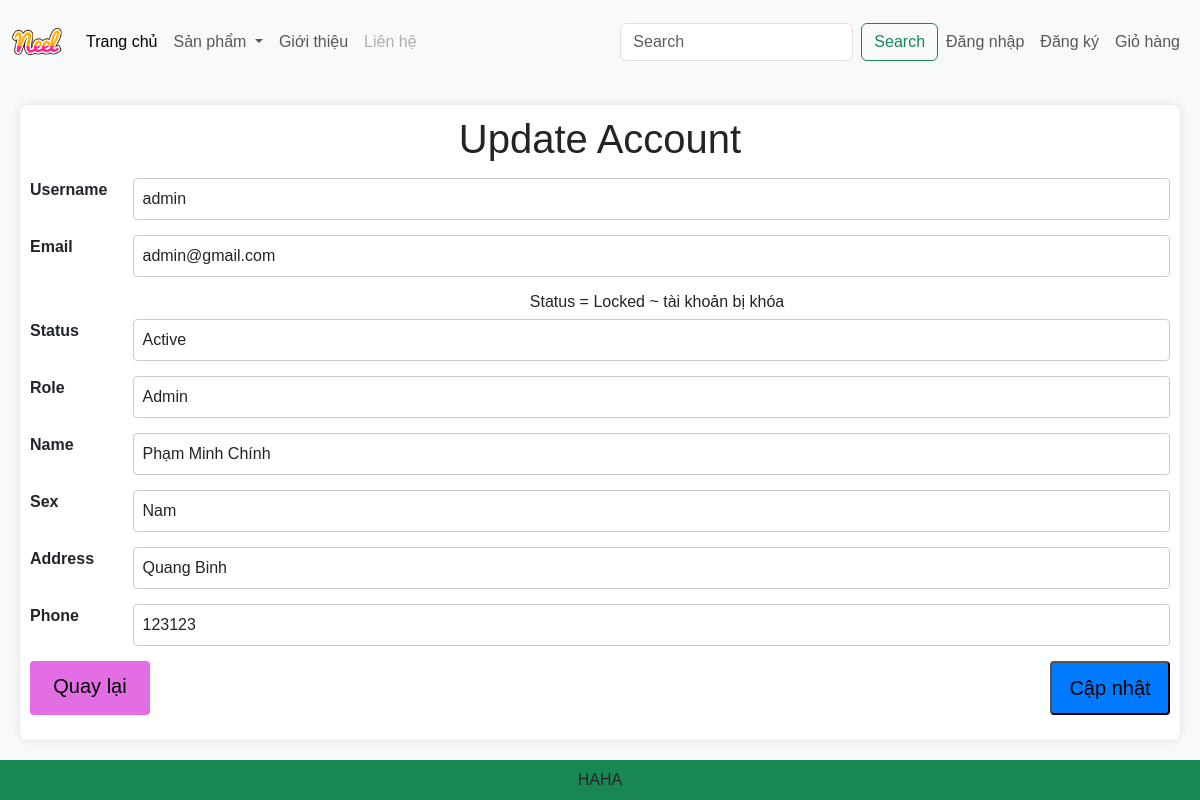
Screenshot of /accounts/update/2/ with the database file from the repository.
### app/models.py (models this page shows, shortened)
class Account(models.Model):
    ROLE_CHOICES = (
        ('admin', 'Admin'),
        ('user', 'User'),
    )
    STATUS_CHOICES = (
        ('active', 'Active'),
        ('locked', 'Locked'),
    )
    id = models.AutoField(primary_key=True)
    username = models.CharField(max_length=100, unique=True)
    password = models.CharField(max_length=100)
    status = models.CharField(max_length=20, choices=STATUS_CHOICES, default='active')
    email = models.EmailField(unique=True)
    role = models.CharField(max_length=10, choices=ROLE_CHOICES, default='user')  # Sử dụng default để gán giá trị mặc định

class DetailAccount(models.Model):
    id = models.AutoField(primary_key=True)
    name = models.CharField(max_length=100)
    sex = models.CharField(max_length=10)
    address = models.CharField(max_length=255)
    phone = models.CharField(max_length=10)
    id_account = models.OneToOneField(Account, on_delete=models.CASCADE, related_name='detail')

### app/views.py (the view, shortened to what this page needs)
# urls.py: path('accounts/update/<int:id>/', views.account_update, name='account_update'),
def account_update(request, id):
    account = get_object_or_404(Account, id=id)
    detail_account = account.detail if hasattr(account, 'detail') else None
    context = {
        'account': account,
        'detail_account': detail_account,
    }
    return render(request, 'app/account_update.html', context)

### app/templates/app/account_update.html (shortened to what this page needs)
{% extends 'app/base.html' %}
{% load static %}
{% block account_update %}
<!doctype html>
<html lang="en">
<head>
    <link rel="stylesheet" href="{% static 'app/css/style.css' %}">
</head>
<body>
<main class="main-content">
    <div class="container">
        <h1>Update Account</h1>
        <form method="post">
            <div class="form-group">
                <label for="username">Username</label>
                <input type="text" id="username" name="username" class="form-control" value="{{ account.username }}" required>
            </div>
            <div class="form-group">
                <label for="email">Email</label>
                <input type="email" id="email" name="email" class="form-control" value="{{ account.email }}" required>
            </div>
            <h6> Status = Locked ~ tài khoản bị khóa </h6>
            <div class="form-group">
                <label for="status">Status</label>
                <select id="status" name="status" class="form-control">
                    {% for value, label in account.STATUS_CHOICES %}
                        <option value="{{ value }}" {% if account.status == value %}selected{% endif %}>{{ label }}</option>
                    {% endfor %}
                </select>
            </div>
            <div class="form-group">
                <label for="role">Role</label>
                <select id="role" name="role" class="form-control">
                    {% for value, label in account.ROLE_CHOICES %}
                        <option value="{{ value }}" {% if account.role == value %}selected{% endif %}>{{ label }}</option>
                    {% endfor %}
                </select>
            </div>
            {% if detail_account %}
                <div class="form-group">
                    <label for="name">Name</label>
                    <input type="text" id="name" name="name" class="form-control" value="{{ detail_account.name }}" required>
                </div>
                <div class="form-group">
                    <label for="sex">Sex</label>
                    <input type="text" id="sex" name="sex" class="form-control" value="{{ detail_account.sex }}" required>
                </div>
                <div class="form-group">
                    <label for="address">Address</label>
                    <input type="text" id="address" name="address" class="form-control" value="{{ detail_account.address }}" required>
                </div>
                <div class="form-group">
                    <label for="phone">Phone</label>
                    <input type="text" id="phone" name="phone" class="form-control" value="{{ detail_account.phone }}" required>
                </div>
            {% endif %}
            <div class="form-group form-group-btn">
                <a href="{% url 'account_list' %}" class="btn-back btn-account-retail">Quay lại</a>
                <button type="submit" class="btn-account-retail btn-primary">Cập nhật</button>
            </div>
        </form>
    </div>
</main>
</body>
</html>
{% endblock account_update %}

### app/templates/app/account_update.html (style rules this page uses)
body { font-family: Arial, sans-serif; background-color: #f8f9fa; }
.main-content { padding: 20px 20px 20px 20px; }
.container { max-width: 1200px; margin: auto; background-color: #fff; padding: 10px; border-radius: 8px; box-shadow: 0 0 10px rgba(0, 0, 0, 0.1); }
h1 { text-align: center; margin-bottom: 15px; }
h6 { text-align: center; margin-left: 10%; font-size: 12px float : left; }
.form-group { display: flex; margin-bottom: 15px; }
.form-group label { display: block; margin-bottom: 5px; font-weight: bold; width:10%; float: }
.form-group input, .form-group select { width: 100%; padding: 8px; box-sizing: border-box; border: 1px solid #ccc; border-radius: 4px; }
.form-group-btn { display:flex; justify-content: space-between; }
.btn-account-retail { text-decoration: none; color: black; background-color: #007bff; font-size: 20px; padding: 10px; width: 120px; text-align: center; border-radius: 4px; }
.btn-back { background-color: rgb(227, 110, 227); }

### rows the page displays
Account: username "admin", email "admin@gmail.com", status "Active", role "Admin"
DetailAccount: name "Phạm Minh Chính", sex "Nam", address "Quang Binh", phone "123123"
